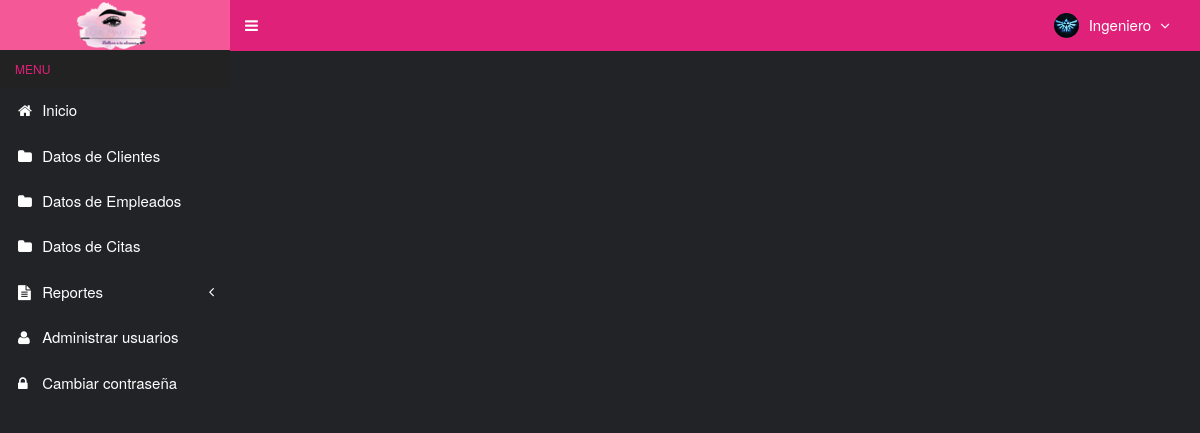
The app's page /main.php (signed in) with its own data.
### tables this page shows
CREATE TABLE `usuarios` (
  `id_user` int(3) NOT NULL,
  `username` varchar(50) NOT NULL,
  `name_user` varchar(50) NOT NULL,
  `password` varchar(50) NOT NULL,
  `email` varchar(50) DEFAULT NULL,
  `telefono` varchar(13) DEFAULT NULL,
  `foto` varchar(100) DEFAULT NULL,
  `permisos_acceso` enum('Super Usuario','Asistente') NOT NULL,
  `status` enum('activo','bloqueado') NOT NULL DEFAULT 'activo',
  `created_at` timestamp NOT NULL DEFAULT CURRENT_TIMESTAMP,
  `updated_at` timestamp NOT NULL DEFAULT CURRENT_TIMESTAMP ON UPDATE CURRENT_TIMESTAMP
);

### top-menu.php (the view, shortened to what this page needs)
<?php
require_once "config/database.php";
$query = mysqli_query($mysqli, "SELECT id_user, name_user, foto, permisos_acceso FROM usuarios WHERE id_user='$_SESSION[id_user]'")
                                or die('error: '.mysqli_error($mysqli));
$data = mysqli_fetch_assoc($query);
?>
<li class="dropdown user user-menu">
  <a href="#" class="dropdown-toggle" data-toggle="dropdown">
  <?php
  if ($data['foto']=="") { ?>
    <img src="images/user/user-default.png" class="user-image" alt="User Image"/>
  <?php
  }
  else { ?>
    <img src="images/user/<?php echo $data['foto']; ?>" class="user-image" alt="User Image"/>
  <?php
  }
  ?>
    <span class="hidden-xs"><?php echo $data['name_user']; ?> <i style="margin-left:5px" class="fa fa-angle-down"></i></span>
  </a>
</li>

### assets/css/style.css (style rules this page uses)
body { background-color: #fff; color: black; font-size: 15px; line-height: 1.42857; }

### records on screen
usuarios: foto (picture), name_user "Ingeniero"
